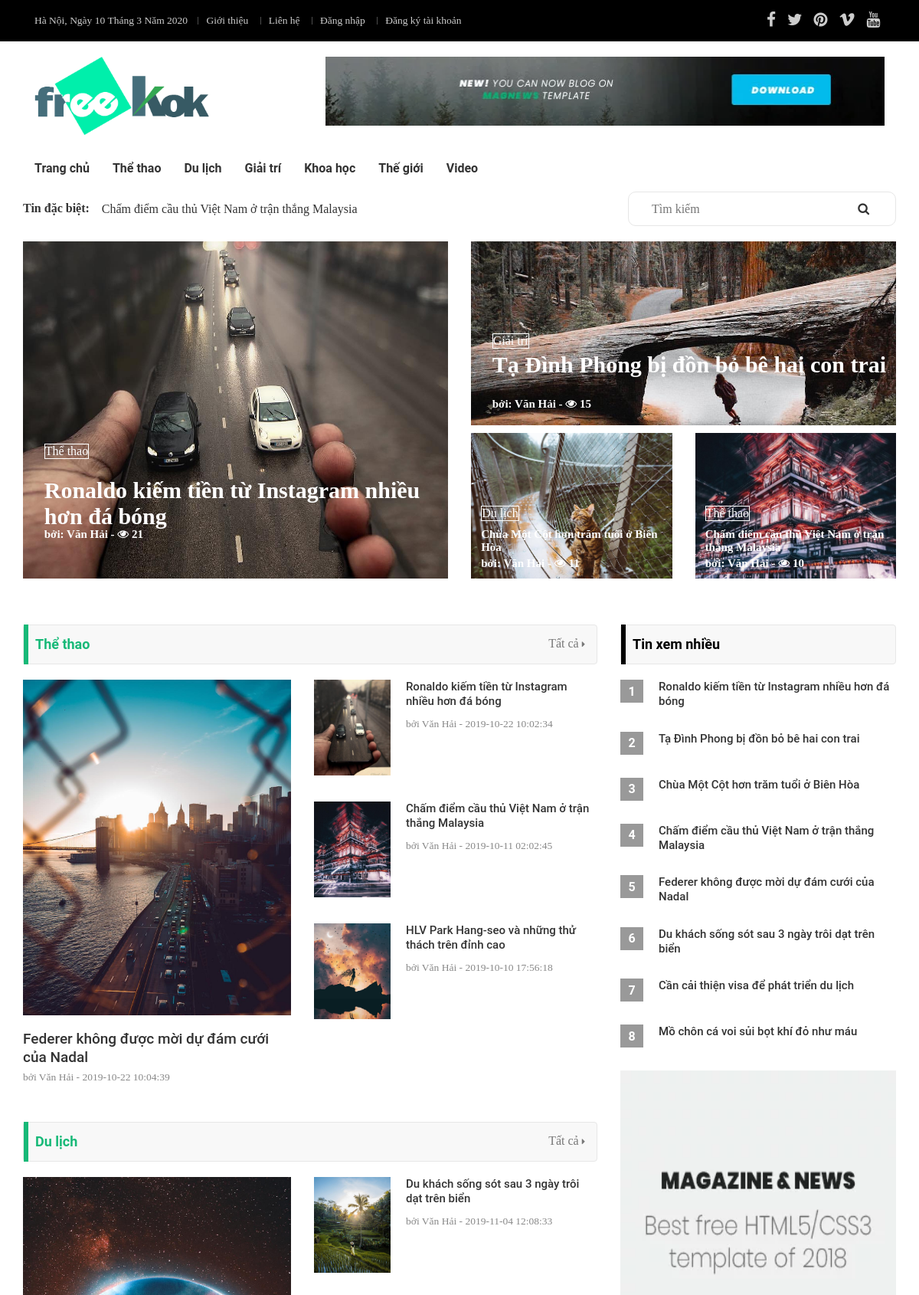
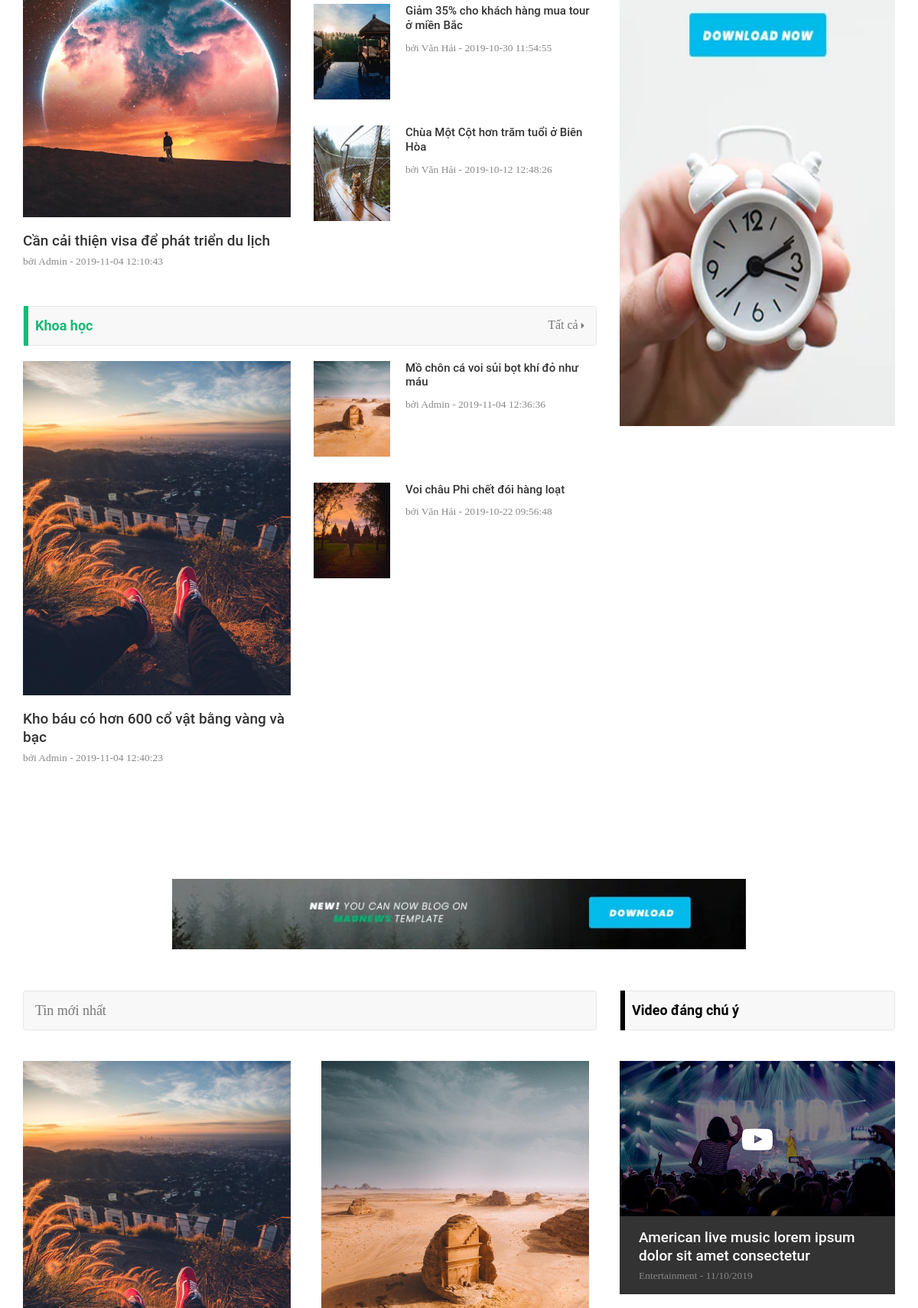
The page / (upper part) on the database its author committed (2 pictures, top to bottom).
### tables this page shows
CREATE TABLE `theloai` (
  `id` int(11) NOT NULL,
  `tentl` varchar(200) NOT NULL,
  `tentl_ko` varchar(200) NOT NULL,
  `menu` tinyint(4) NOT NULL DEFAULT 0 COMMENT '0: không hiển thị ở thanh menu, 1:hiển thị',
  `home` tinyint(4) NOT NULL DEFAULT 0 COMMENT '0: không hiển thị ở trang chủ, 1:hiển thị',
  `title_seo` varchar(225) NOT NULL,
  `desc_seo` text NOT NULL,
  `key_seo` longtext NOT NULL,
  `deleted` tinyint(4) NOT NULL DEFAULT 0 COMMENT '0: chưa xóa, 1: đã xóa'
);

CREATE TABLE `tintuc` (
  `id` int(11) NOT NULL,
  `id_type` int(11) NOT NULL,
  `id_user` int(11) NOT NULL,
  `ava_img` varchar(200) NOT NULL,
  `alt_img` varchar(200) NOT NULL,
  `tieude` varchar(225) NOT NULL,
  `tieude_ko` varchar(225) NOT NULL,
  `mota` text NOT NULL,
  `noidung` longtext NOT NULL,
  `tags` text NOT NULL,
  `luotxem` bigint(20) NOT NULL DEFAULT 0,
  `ngaydang` timestamp NOT NULL DEFAULT current_timestamp(),
  `dacbiet` tinyint(4) NOT NULL DEFAULT 0 COMMENT '0: tin bình thường, 1:tin đặc biệt',
  `hienthi` tinyint(4) NOT NULL DEFAULT 0 COMMENT '0:tin không hiển thị, 1:tin đặc biệt',
  `title_seo` varchar(225) NOT NULL,
  `desc_seo` text NOT NULL,
  `key_seo` longtext NOT NULL,
  `deleted` tinyint(4) NOT NULL DEFAULT 0 COMMENT '0: chưa xóa , 1: đã xóa'
);

CREATE TABLE `nguoidung` (
  `token` varchar(200) NOT NULL,
  `id` int(11) NOT NULL,
  `ten` varchar(225) NOT NULL,
  `ten_ko` varchar(200) NOT NULL,
  `avatar` varchar(200) NOT NULL,
  `mail` varchar(225) NOT NULL,
  `sdt` varchar(20) NOT NULL,
  `mat_khau` varchar(20) NOT NULL,
  `ngay_tao` timestamp NOT NULL DEFAULT current_timestamp(),
  `trang_thai` tinyint(4) NOT NULL DEFAULT 0 COMMENT '0:đọc giả, 1:kiểm duyệt, 2:quản lý',
  `deleted` tinyint(4) NOT NULL DEFAULT 0
);

### model/DBConnect.php (called while the page is built, shortened)
<?php
class DBConnect{
  private $conn = null;
  private $stsm = null;
  function __construct($dbname='cuacuon',$username='root',$password=''){
    $dsn = "mysql:dbname=$dbname;host=localhost";
    try{
      $this->conn = new PDO($dsn,$username,$password);
      $this->conn->exec('SET NAMES utf8');
    }
    catch(PDOException $e){
      echo $e->getMessage();
      die;
    }
  }
  function executeQuery($sql,$options=[]){
    $this->stsm = $this->conn->prepare($sql);
    return $this->stsm->execute();
  }
  function getMoreRows($sql){
    $check = $this->executeQuery($sql);
    if($check){
      return $this->stsm->fetchAll(PDO::FETCH_OBJ);
    }
    return false;
  }
}
?>

### model/newsModel.php (called while the page is built, shortened)
<?php require_once "DBConnect.php";
class newsModel extends DBConnect{
	function selectT(){
		$sql = "SELECT *
				FROM theloai
				WHERE menu = 1
		";
		return $this->getMoreRows($sql);
	}
	function getNewsSt(){
		$sql = "SELECT *, u.ten as tenu, tl.tentl as tent, tt.id as idtt
				FROM tintuc tt
				INNER JOIN theloai tl ON id_type = tl.id
				INNER JOIN nguoidung u ON id_user = u.id
				WHERE tt.dacbiet = 1
				AND tt.hienthi = 1
				ORDER BY tt.id DESC
				LIMIT 0,4
		";
		return $this->getMoreRows($sql);
	}
	function getTypeHome(){
		$sql = "SELECT *
				FROM theloai
				WHERE home = 1
		";
		return $this->getMoreRows($sql);
	}
	function getNewsType($id){
		$sql = "SELECT *, tt.id as idtt
				FROM tintuc tt
				INNER JOIN theloai tl ON tl.id = id_type
				INNER JOIN nguoidung u ON u.id = id_user
				WHERE tl.id = $id
				AND tt.hienthi = 1
				ORDER BY tt.id DESC
				LIMIT 0,4
		";
		return $this->getMoreRows($sql);
	}
	function getNewsNew(){
		$sql = "SELECT *, u.ten as tenu, tt.id as idtt
				FROM tintuc tt
				INNER JOIN theloai tl ON id_type = tl.id
				INNER JOIN nguoidung u ON id_user = u.id
				WHERE tt.hienthi = 1
				ORDER BY tt.id DESC
				LIMIT 0,4
		";
		return $this->getMoreRows($sql);
	}
	function getNewsView(){
		$sql = "SELECT *, tt.id as idtt
				FROM tintuc tt
				INNER JOIN theloai tl ON tl.id = id_type
				WHERE tt.hienthi = 1
				ORDER BY luotxem DESC
				LIMIT 0,8
		";
		return $this->getMoreRows($sql);
	}
	function getTags(){
		$sql = "SELECT *
				FROM tags
				LIMIT 0,20
		";
		return $this->getMoreRows($sql);
	}
}
?>

### controller/newsController.php (called while the page is built, shortened)
<?php
require_once "model/newsModel.php";
class newsController{
	public function index(){
		$model = new newsModel;
		$st = $model->getNewsSt();
		$view = $model->getNewsView();
		$home = $model->getTypeHome();
		$new = $model->getNewsNew();
		$tags = $model->getTags();
		return array(
			'st' => $st,
			'view' => $view,
			'home' => $home,
			'new' => $new,
			'tags' => $tags
		);
	}
}
?>

### index.php (the view, shortened to what this page needs)
<?php
require_once "controller/newsController.php";
require_once "model/newsModel.php";
$ctrl = new newsController;
$data = $ctrl->index();
$db = $data['st'];
$new = $data['new'];
$home = $data['home'];
$view = $data['view'];
?>
<!DOCTYPE html>
<html lang="en">
<head>
	<link rel="stylesheet" type="text/css" href="public/template/css/bootstrap.min.css">
	<link rel="stylesheet" type="text/css" href="fonts/font-awesome-4.7/css/font-awesome.min.css">
	<link rel="stylesheet" type="text/css" href="public/template/css/slick.css">
	<link rel="stylesheet" type="text/css" href="public/template/css/style.css">
	<link rel="stylesheet" type="text/css" href="public/template/css/animate.min.css">
	<link rel="stylesheet" type="text/css" href="public/template/css/responsive.css">
</head>
<?php require_once "view/header.php"; ?>
		<main>
		<div class="slide-trendding">
			<div class="container">
				<div class="row">
					<div class="col-lg-8 col-md-8 col-sm-12 col-xs-12">
						<div class="left-trendding">
							<div class="spann">
								<span>Tin đặc biệt:</span>
							</div>
							<div class="slick-left autoplay">
								<?php foreach($db as $s): ?>
								<div class="test">
									<a href="<?=$s->tentl_ko?>/<?=$s->tieude_ko?>-<?=$s->idtt?>.html">
										<p><?=$s->tieude?></p>
									</a>
								</div>
								<?php endforeach ?>
							</div>
						</div>
					</div>
					<div class="col-lg-4 col-md-4 col-sm-12 col-xs-12">
						<div class="trendding-right">
							<form method="POST" action="tim-kiem" class="notfound-search">
                            <input type="text" id="txt" name="txt" placeholder="Tìm kiếm">
                            <button type="submit" id="sm" name="sm"><i class="fa fa-search"></i></button>
                        </form>
						</div>
					</div>
				</div>
			</div>
		</div>
		<div class="banner-main">
			<div class="container">
				<div class="row">
					<?php for($i=0; $i<count($db); $i++): ?>
					<?php if($i==0): ?>
					<div class="col-lg-6 col-md-6 col-sm-12 col-xs-12">
						<div class="bn-left" style="background-image: url(upload/<?=$db[$i]->ava_img?>);">
							<a class="txt-1-bn" href="<?=$db[$i]->tentl_ko?>"><?=$db[$i]->tentl?></a>
							<h3 class="txt-2-bn">
								<a href="<?=$db[$i]->tentl_ko?>/<?=$db[$i]->tieude_ko?>-<?=$db[$i]->idtt?>.html">
									<?=$db[$i]->tieude?>
								</a>
							</h3>
							<p class="txt-3-bn-bot"><a href="">bởi: <?=$db[$i]->ten?> - <i class="fa fa-eye" aria-hidden="true"></i> <?=$db[$i]->luotxem?></a></p>
						</div>
					</div>
					<?php elseif($i==1): ?>
					<div class="col-lg-6 col-md-6 col-sm-12 col-xs-12">
						<div class="bn-right" style="background-image: url(upload/<?=$db[$i]->ava_img?>);">
							<a class="txt-1-bn-r" href="<?=$db[$i]->tentl_ko?>"><?=$db[$i]->tentl?></a>
							<h3 class="txt-2-bn-r">
								<a href="<?=$db[$i]->tentl_ko?>/<?=$db[$i]->tieude_ko?>-<?=$db[$i]->idtt?>.html">
									<?=$db[$i]->tieude?>
								</a>
							</h3>
							<p class="txt-3-bn-bot"><a href="">bởi: <?=$db[$i]->ten?> - <i class="fa fa-eye" aria-hidden="true"></i> <?=$db[$i]->luotxem?></a></p>
						</div>
					</div>
					<?php else: ?>
					<div class="col-lg-3 col-md-3 col-sm-6 col-xs-6">
						<div class="bn-bot-left" style="background-image: url(upload/<?=$db[$i]->ava_img?>);">
							<a class="txt-1-bn-bot" href="<?=$db[$i]->tentl_ko?>"><?=$db[$i]->tentl?></a>
							<h3 class="txt-2-bn-bot">
								<a href="<?=$db[$i]->tentl_ko?>/<?=$db[$i]->tieude_ko?>-<?=$db[$i]->idtt?>.html">
									<?=$db[$i]->tieude?>
								</a>
							</h3>
							<p class="txt-3-bn-bot"><a href="">bởi: <?=$db[$i]->ten?> - <i class="fa fa-eye" aria-hidden="true"></i> <?=$db[$i]->luotxem?></a></p>
						</div>
					</div>
					<?php endif ?>
					<?php endfor ?>
				</div>
			</div>
		</div>
		<div class="container">
			<div class="row" style="padding-top: 50px;padding-bottom:50px;">
				<div class="col-md-8">
					<?php foreach($home as $h): ?>
					<div class="theloai1">
						<div class="row">
							<div class="col-md-12">
								<nav class="navbar navbar-default">
									<a class="navbar-brand giaitri" href="<?=$h->tentl_ko?>"><?=$h->tentl?></a>
									<a href="<?=$h->tentl_ko?>">
										<p class="navbar-text right">Tất cả <i class="fa fa-caret-right"
												style="font-size: 12px;"></i></p>
									</a>
								</nav>
							</div>
						</div>
							<?php
							$d = $model->getNewsType($h->id);
						?>
						<div class="row" style="padding-bottom:50px;">
							<?php for($i=0; $i<count($d); $i++): ?>
								<?php if($i==0): ?>
							<div class="col-md-6" style="padding-right: 25px">
								<a href="<?=$d[$i]->tentl_ko?>/<?=$d[$i]->tieude_ko?>-<?=$d[$i]->idtt?>.html" class="postleft">
									<img src="upload/<?=$d[$i]->ava_img?>" alt="upload/<?=$d[$i]->alt_img?>">
								</a>
								<div class="titlepostleft" style="padding-top: 15px">
									<h5 style="padding-bottom: 5px;"><a href="<?=$d[$i]->tentl_ko?>/<?=$d[$i]->tieude_ko?>-<?=$d[$i]->idtt?>.html" class="postleft1"><?=$d[$i]->tieude?></a></h5>
									<span class="tagtintuc">
										<a href="#">bởi <?=$d[$i]->ten?></a>
										<span>-</span>
										<span><?=$d[$i]->ngaydang?></span>
									</span>
								</div>
							</div>
								<?php else: ?>
							<div class="col-md-6" style="padding-right: 25px;">
								<div class="row"
									style="display: flex; margin-bottom: 30px;justify-content: space-between;">
									<a href="<?=$d[$i]->tentl_ko?>/<?=$d[$i]->tieude_ko?>-<?=$d[$i]->idtt?>.html" class="postright">
										<img src="upload/<?=$d[$i]->ava_img?>" alt="upload/<?=$d[$i]->alt_img?>">
									</a>
									<div class="titlepostright">
										<h5 style="padding-bottom: 10px;"><a href="<?=$d[$i]->tentl_ko?>/<?=$d[$i]->tieude_ko?>-<?=$d[$i]->idtt?>.html" class="postright1"><?=$d[$i]->tieude?></a></h5>
										<span class="tagtintuc">
											<a href="#">bởi <?=$d[$i]->ten?></a>
											<span>-</span>
											<span><?=$d[$i]->ngaydang?></span>
										</span>
									</div>
								</div>
							</div>
								<?php endif ?>
							<?php endfor ?>
						</div>
					</div>
					<?php endforeach ?>
				</div>
				<div class="col-md-4">
					<div class="tinphobien">
						<div class="row">
							<div class="col-md-12">
								<nav class="navbar navbar-default">
									<a class="navbar-brand phobien" href="#">Tin xem nhiều</a>
								</nav>
							</div>
						</div>
						<div class="row phobien">
							<div class="col-md-12">
								<ul>
									<?php for($i=0;$i<count($view);$i++): ?>
									<li style="justify-content: space-between; display: flex;padding-bottom: 30px;">
										<div class="số">
											<?=$i+1?>
										</div>
										<a href="<?=$view[$i]->tentl_ko?>/<?=$view[$i]->tieude_ko?>-<?=$view[$i]->idtt?>.html" class="noidung">
											<?=$view[$i]->tieude?>
										</a>
									</li>
									<?php endfor ?>
								</ul>
							</div>
						</div>
					</div>
					<div class="hinhquangcao">
						<a href="#">
							<img src="public/template/img/banner-02.jpg" alt="" style="width: 100%;height: 850px;">
						</a>
					</div>
				</div>
			</div>
			<div class="row" style="padding-top: 50px;display:flex; text-align: center">
				<div class="col-md-2"></div>
				<div class="col-md-8">
					<img src="public/template/img/banner-01.png" style="width: 100%" alt="">
				</div>
				<div class="col-md-2"></div>
			</div>
			<div class="row" style="padding-top: 50px;padding-bottom:50px;">
				<div class="col-md-8">
					<div class="row">
						<div class="col-md-12">
							<nav class="navbar navbar-default">
								<a class="navbar-brand tinmoinhat" href="#">Tin mới nhất</a>
							</nav>
						</div>
					</div>
					<div class="row" style="padding-top: 20px;">
						<?php foreach($new as $n): ?>
						<div class="col-md-6" style="padding-right: 25px;margin-bottom: 45px;">
							<a href="<?=$n->tentl_ko?>/<?=$n->tieude_ko?>-<?=$n->idtt?>.html" class="postleft">
								<img src="upload/<?=$n->ava_img?>" alt="<?=$n->alt_img?>">
							</a>
						</div>
						<?php endforeach ?>
					</div>
				</div>
				<div class="col-md-4">
					<div class="row">
						<div class="col-md-12">
							<nav class="navbar navbar-default">
								<a class="navbar-brand phobien" href="#">Video đáng chú ý</a>
							</nav>
						</div>
					</div>
					<div class="row phobien" style="padding-top: 20px;padding-bottom: 50px">
						<div class="col-md-12">
							<div class="playyoutube" style="position: relative">
								<a href="#" class="postleft">
									<img src="public/template/img/video-01.jpg" alt="">
								</a>
								<button class="nutplayyoutube"><i class="fa fa-youtube-play"
										aria-hidden="true"></i></button>
							</div>
							<div class="titlepostleft" style="margin-top: -4px;background-color: #333;padding: 16px 25px 16px 25px;">
								<h5 style="padding-bottom: 5px; color: #fff;"><a href="#" class="postleft1">American
										live music lorem ipsum dolor sit amet consectetur</a></h5>
								<span class="tagtintuc">
									<a href="#">Entertainment</a>
									<span>-</span>
									<span>11/10/2019</span>
								</span>
							</div>
						</div>
					</div>
				</div>
			</div>
		</div>
	</main>
<?php
require_once "view/footer.php";
?>

### view/header.php (shortened to what this page needs)
<?php
require_once "model/newsModel.php";
$model = new newsModel;
$type = $model->selectT();
?>
<body>
	<header id="header">
		<div class="hd-top">
			<div class="container-fluid">
				<div class="container">
					<div class="all-top">
						<div class="col-lg-8 col-md-8 col-sm-12 col-xs-12">
							<div class="left-top">
								<span class="days-time">
								Hà Nội,
								<?php
		                            $date = getdate();
		                            echo "  Ngày ".$date['mday']." Tháng ".$date['mon']." Năm ".$date['year'];
		                        ?>
                       			 </span>
								<a class="left-li" href="trang-chu">Giới thiệu</a>
								<a class="left-li" href="trang-chu">Liên hệ</a>
								<?php if(isset($_SESSION['tokenid'])): ?>
								<a class="left-li"  href="ca-nhan"><?=$_SESSION['nameu']?></a>
								<?php else: ?>
								<a class="left-li" id="dangnhap" href="dang-nhap">Đăng nhập</a>
								<a class="left-li" id="dangky" href="dang-ky">Đăng ký tài khoản</a>
								<?php endif ?>
							</div>
						</div>
						<div class="col-lg-4 col-md-4 col-sm-12 col-xs-12">
							<div class="right-top">
								<a class="icon-right" href="trang-chu"><i class="fa fa-facebook" aria-hidden="true"></i></a>
								<a class="icon-right" href="trang-chu"><i class="fa fa-twitter" aria-hidden="true"></i></a>
								<a class="icon-right" href="trang-chu"><i class="fa fa-pinterest" aria-hidden="true"></i></a>
								<a class="icon-right" href="trang-chu"><i class="fa fa-vimeo" aria-hidden="true"></i></a>
								<a class="icon-right" href="trang-chu"><i class="fa fa-youtube" aria-hidden="true"></i></a>
							</div>
						</div>
					</div>
				</div>
			</div>
		</div>
		<div class="logo-banner">
			<div class="container">
				<div class="col-lg-4 col-md-4 col-xs-4 col-sm-4">
					<div class="logo">
						<a href="trang-chu">
							<img src="public/template/img/logo.png">
						</a>
					</div>
				</div>
				<div class="col-lg-8 col-md-8 col-sm-8 col-xs-8">
					<div class="banner">
						<a href="trang-chu">
							<img src="public/template/img/banner-01.png">
						</a>
					</div>
				</div>
			</div>
		</div>
		<div class="container">
			<div class="menu">
				<nav class="nav-wrap" id="main-nav">
					<ul class="nav-ul">
						<li><a href="trang-chu">Trang chủ</a>
						</li>
						<?php foreach($type as $t): ?>
						<li><a href="<?=$t->tentl_ko?>"><?=$t->tentl?></a>
						</li>
						<?php endforeach ?>
						<li class="dropdown "><a href="trang-chu">Video</a>
						</li>
					</ul>
				</nav>
			</div>
		</div>
	</header>

### rows shown on the page
theloai: tentl "Thể thao"
theloai: tentl "Du lịch"
theloai: tentl "Giải trí"
theloai: tentl "Khoa học"
theloai: tentl "Thế giới"
tintuc: tieude "Chấm điểm cầu thủ Việt Nam ở trận thắng Malaysia", ava_img (picture), id_type.tentl "Thể thao", id_user.ten "Văn Hải", luotxem "10", ngaydang "2019-10-11 02:02:45"
tintuc: ava_img (picture), id_type.tentl "Thể thao", tieude "Ronaldo kiếm tiền từ Instagram nhiều hơn đá bóng", id_user.ten "Văn Hải", luotxem "21", ngaydang "2019-10-22 10:02:34"
tintuc: ava_img (picture), id_type.tentl "Giải trí", tieude "Tạ Đình Phong bị đồn bỏ bê hai con trai", id_user.ten "Văn Hải", luotxem "15"
tintuc: ava_img (picture), id_type.tentl "Du lịch", tieude "Chùa Một Cột hơn trăm tuổi ở Biên Hòa", id_user.ten "Văn Hải", luotxem "11", ngaydang "2019-10-12 12:48:26"
tintuc: ava_img (picture), tieude "Federer không được mời dự đám cưới của Nadal", id_user.ten "Văn Hải", ngaydang "2019-10-22 10:04:39"
tintuc: ava_img (picture), tieude "HLV Park Hang-seo và những thử thách trên đỉnh cao", id_user.ten "Văn Hải", ngaydang "2019-10-10 17:56:18"
tintuc: ava_img (picture), tieude "Cần cải thiện visa để phát triển du lịch", id_user.ten "Admin", ngaydang "2019-11-04 12:10:43"
tintuc: ava_img (picture), tieude "Du khách sống sót sau 3 ngày trôi dạt trên biển", id_user.ten "Văn Hải", ngaydang "2019-11-04 12:08:33"
tintuc: ava_img (picture), tieude "Giảm 35% cho khách hàng mua tour ở miền Bắc", id_user.ten "Văn Hải", ngaydang "2019-10-30 11:54:55"
tintuc: ava_img (picture), tieude "Kho báu có hơn 600 cổ vật bằng vàng và bạc", id_user.ten "Admin", ngaydang "2019-11-04 12:40:23"
tintuc: ava_img (picture), tieude "Mồ chôn cá voi sủi bọt khí đỏ như máu", id_user.ten "Admin", ngaydang "2019-11-04 12:36:36"
tintuc: ava_img (picture), tieude "Voi châu Phi chết đói hàng loạt", id_user.ten "Văn Hải", ngaydang "2019-10-22 09:56:48"

### other values the page prints
$date['mday'] "10"
$date['mon'] "3"
$date['year'] "2020"
